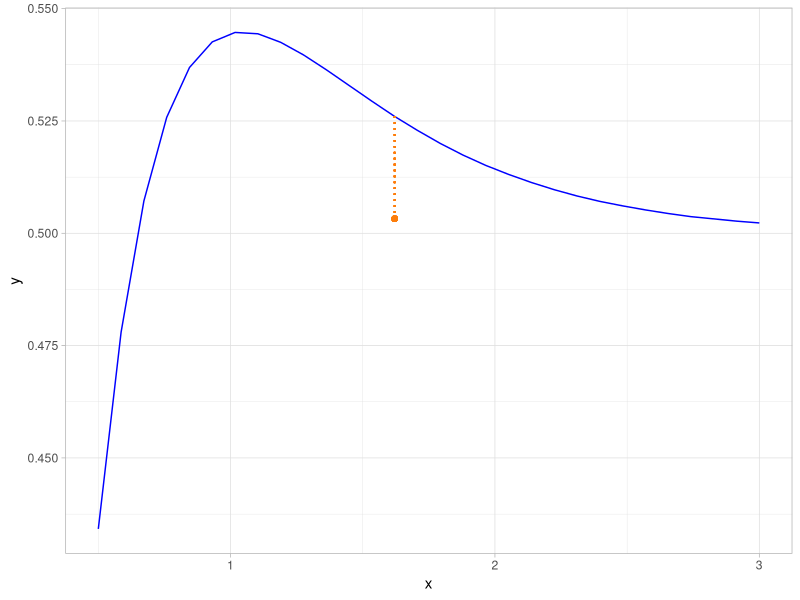
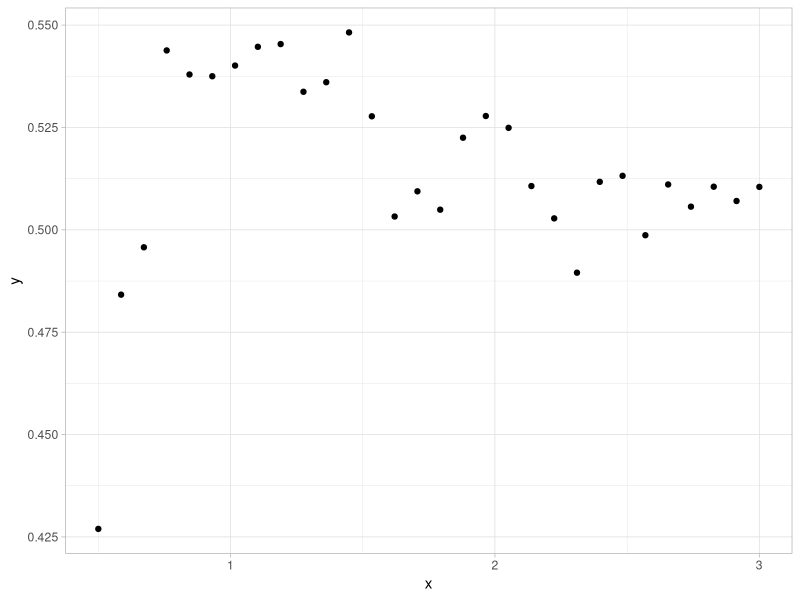
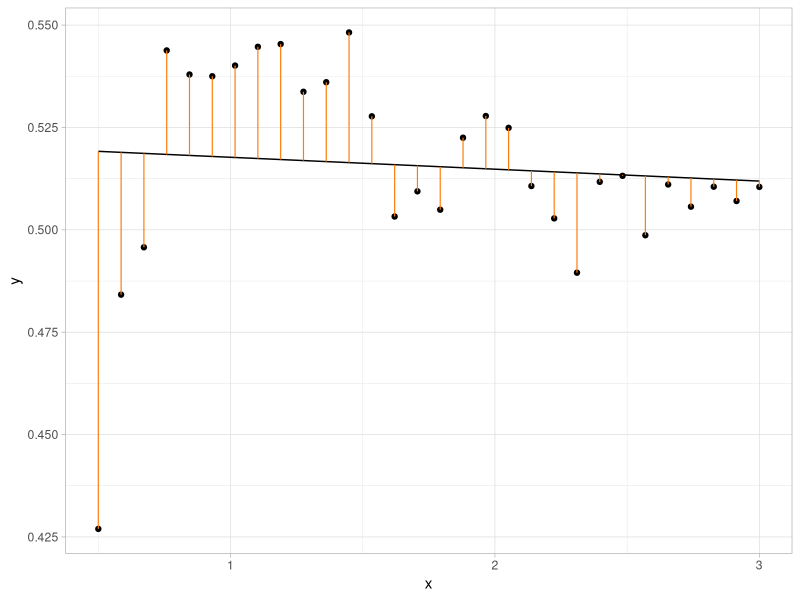
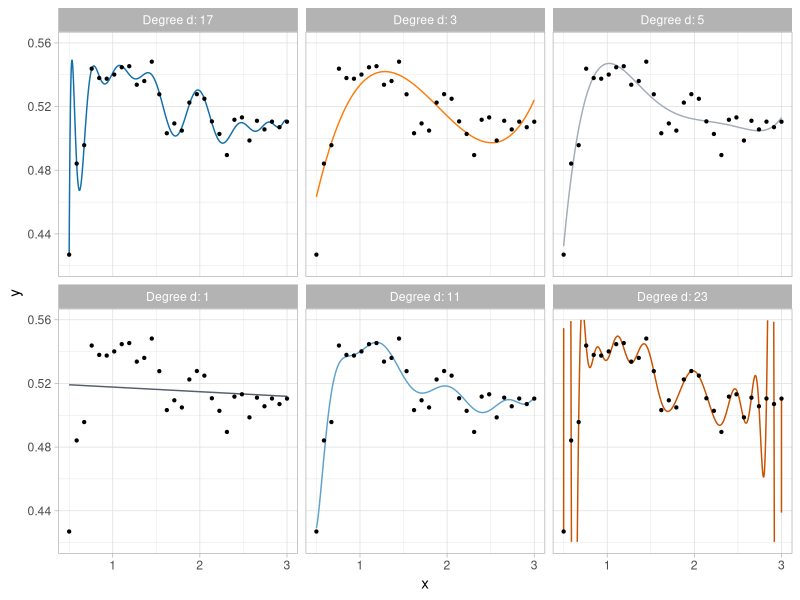
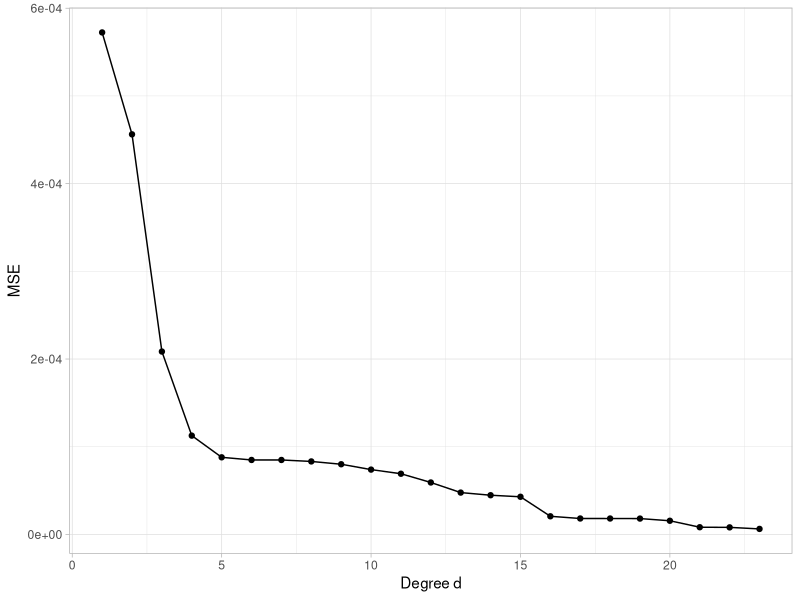
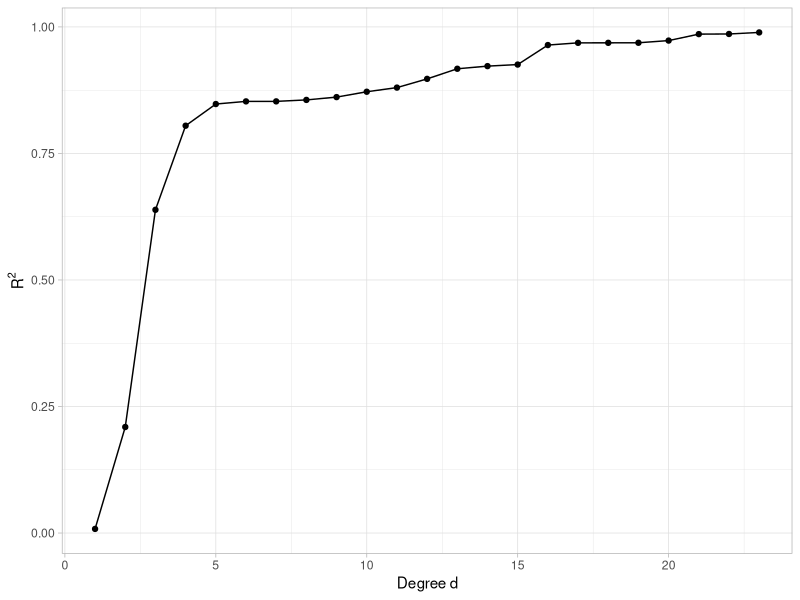
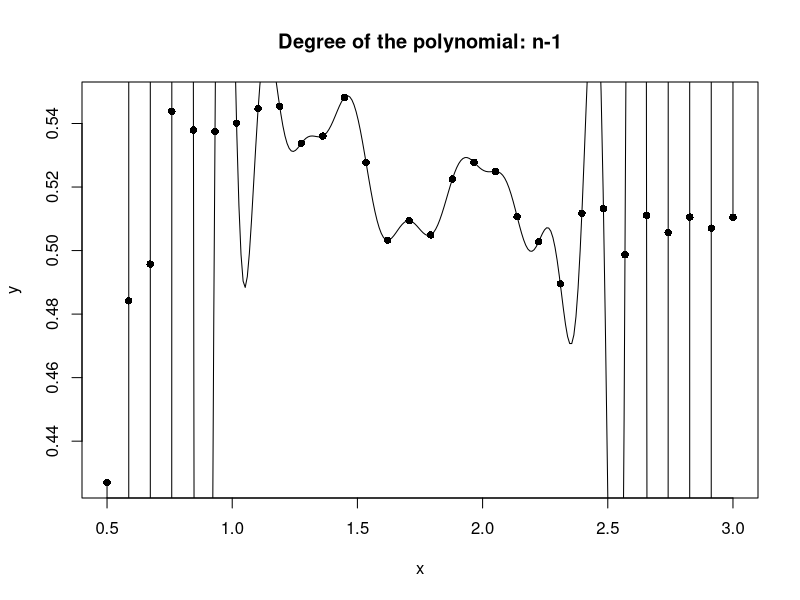
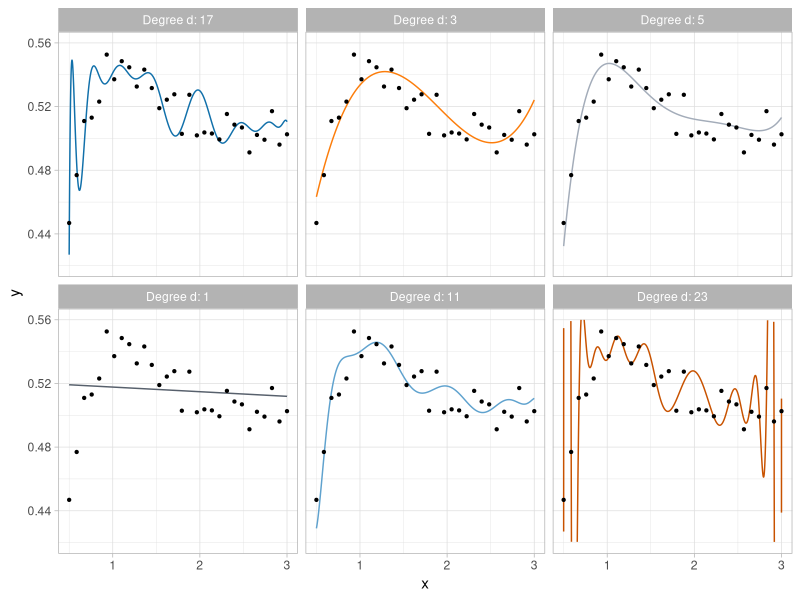

Write the R code that produced these figures, in order.
## ---- chunk 1
#| warning: false
#| echo: false
#| include: false
#| message: false
#| purl: false
## ---- chunk 2
#| fig-width: 5
#| fig-height: 4.5
#| fig-align: center
#| warning: false

rm(list = ls())
library(tidyverse)
library(ggplot2)
library(ggthemes)

# The dataset can be downloaded here: https://aldosolari.github.io/ISL/data/yesterday.txt
dataset <- read.table("../data/yesterday.txt", header = TRUE)

ftrue <- c(
  0.4342, 0.4780, 0.5072, 0.5258, 0.5369,
  0.5426, 0.5447, 0.5444, 0.5425, 0.5397,
  0.5364, 0.5329, 0.5294, 0.5260, 0.5229,
  0.5200, 0.5174, 0.5151, 0.5131, 0.5113,
  0.5097, 0.5083, 0.5071, 0.5061, 0.5052,
  0.5044, 0.5037, 0.5032, 0.5027, 0.5023
)

ggplot(data = dataset, aes(x = x, y = ftrue)) +
  geom_line(color="blue") +
  geom_point(aes(x=1.6206897,y=0.5032543),colour="#fc7d0b") +
  geom_segment(aes(x = 1.6206897, xend = 1.6206897, y=0.5032543, yend = 0.5260), col = "#fc7d0b", linetype = "dotted") +
  theme_light() +
  scale_color_tableau(palette = "Color Blind") +
  xlab("x") +
  ylab("y")

## ---- chunk 3
#| fig-width: 5
#| fig-height: 4.5
#| fig-align: center
#| warning: false

ggplot(data = dataset, aes(x = x, y = y.yesterday)) +
  geom_point() +
  theme_light() +
  scale_color_tableau(palette = "Color Blind") +
  xlab("x") +
  ylab("y")
## ---- chunk 4
#| fig-width: 5
#| fig-height: 4.5
#| fig-align: center
#| warning: false

fit <- lm(y.yesterday ~ x, data = dataset)
# Fitted values
x_seq <- sort(dataset$x)
y_hat <- predict(fit, newdata = data.frame(x = x_seq))
data_pred <- data.frame(x = x_seq, y_hat = y_hat)

ggplot(data = dataset, aes(x = x, y = y.yesterday)) +
  geom_line(data = data_pred, aes(x = x_seq, y = y_hat)) +
  geom_point() +
  theme_light() +
  scale_color_tableau(palette = "Color Blind") +
  xlab("x") +
  ylab("y") + 
geom_segment(
  aes(xend = x, y = y_hat, yend = y.yesterday),
  color = "#fc7d0b",
  linewidth = 0.4
)
## ---- chunk 5
#| fig-width: 7.8
#| fig-height: 4.55
#| fig-align: center

# Degrees of the polynomials
degree_list <- c(1, 3, 5, 11, 17, 23)

# I am using 30.000 obs to improve the quality of the graph
x_seq <- seq(from = min(dataset$x), to = max(dataset$x), length = 30000) 

# Actual fitting procedure
data_pred <- NULL
for (degree in degree_list) {
  # Fitting a polynomial of degree p - 1
  fit <- lm(y.yesterday ~ poly(x, degree = degree, raw = FALSE), data = dataset)
  # Fitted values
  y_hat <- predict(fit, newdata = data.frame(x = x_seq))
  data_pred <- rbind(data_pred, data.frame(x = x_seq, y_hat = y_hat, degree = paste("Degree d:", degree)))
}

# Graphical adjustment to get the plots in the right order
data_pred$degree <- factor(data_pred$degree)
data_pred$degree <- factor(data_pred$degree, levels = levels(data_pred$degree)[c(3, 5, 6, 1, 2, 4)])

# Final plot
ggplot(data = data_pred) +
  geom_line(aes(x = x, y = y_hat, col = degree)) +
  geom_point(data = dataset, aes(x = x, y = y.yesterday), size = 0.8) +
  theme_light() +
  theme(legend.position = "none") +
  facet_wrap(. ~ degree, ncol = 3) +
  scale_color_tableau(palette = "Color Blind") +
  xlab("x") +
  ylab("y") +
  ylim(c(0.42, 0.56)) # Manual identification of an "interesting" region
## ---- chunk 6
# Main chunk of code; fitting several models and storing some relevant quantities
degree_list <- 1:23

# Tomorrow's mean-squared error
MSE_tot <- mean((dataset$y.tomorrow - mean(dataset$y.tomorrow))^2)

# Initialization
data_goodness <- data.frame(degree = degree_list, MSE = NA, R_squared = NA, MSE_test = NA, R_squared_test = NA)

# Code execution
for (degree in degree_list) {
  # Fitting a polynomial of degree p -1
  fit <- lm(y.yesterday ~ poly(x, degree = degree, raw = FALSE), data = dataset)
  y_hat <- fitted(fit)
  
  # Training goodness of fit
  data_goodness$MSE[degree] <- mean((dataset$y.yesterday - y_hat)^2)
  data_goodness$R_squared[degree] <- summary(fit)$r.squared
  
  # Test goodness of fit
  data_goodness$MSE_test[degree] <- mean((dataset$y.tomorrow - y_hat)^2)
  data_goodness$R_squared_test[degree] <- 1 - data_goodness$MSE_test[degree] / MSE_tot
}
## ---- chunk 7
#| fig-width: 5
#| fig-height: 4.5
ggplot(data = data_goodness, aes(x = degree, y = MSE)) +
  geom_line() +
  geom_point() +
  theme_light() +
  xlab("Degree d") +
  ylab("MSE")
## ---- chunk 8
#| fig-width: 5
#| fig-height: 4.5
ggplot(data = data_goodness, aes(x = degree, y = R_squared)) +
  geom_line() +
  geom_point() +
  theme_light() +
  xlab("Degree d") +
  ylab(expression(R^2))
## ---- chunk 9
#| fig-width: 9
#| fig-height: 6
#| fig-align: center
lagrange <- function(x0, y0) {
  f <- function(x) {
    sum(y0 * sapply(seq_along(x0), function(j) {prod(x - x0[-j]) / prod(x0[j] - x0[-j])}))
  }
  Vectorize(f, "x")
}
f <- lagrange(dataset$x, dataset$y.yesterday)

plot(dataset$x, dataset$y.yesterday, pch = 16, xlab = "x", ylab = "y", main = "Degree of the polynomial: n-1")
curve(f(x), n = 300, add = TRUE)
## ---- chunk 10
#| fig-width: 8
#| fig-height: 4.5
#| fig-align: center
ggplot(data = data_pred) +
  geom_line(aes(x = x, y = y_hat, col = degree)) +
  geom_point(data = dataset, aes(x = x, y = y.tomorrow), size = 0.8) +
  theme_light() +
  theme(legend.position = "none") +
  facet_wrap(. ~ degree, ncol = 3) +
  scale_color_tableau(palette = "Color Blind") +
  xlab("x") +
  ylab("y") +
  ylim(c(0.42, 0.56))
## ---- chunk 11
#| fig-width: 5
#| fig-height: 4.5
ggplot(data = data_goodness, aes(x = degree, y = MSE_test)) +
  geom_line() +
  geom_point() +
  theme_light() +
  xlab("Degree d") +
  ylab("MSE")
## ---- chunk 12
#| fig-width: 5
#| fig-height: 4.5
ggplot(data = data_goodness, aes(x = degree, y = R_squared_test)) +
  geom_line() +
  geom_point() +
  theme_light() +
  xlab("Degree d") +
  ylab(expression(R^2))
## ---- chunk 13
# I am storing this information for simplicity
x <- dataset$x
n <- nrow(dataset)

# The standard deviation of the data generative process is sigma2true = 0.01, declared in the book and the slides
sigmatrue <- 0.01

# The true values have been downloaded from the A&S textbook; see here: http://azzalini.stat.unipd.it/Book-DM/f_true.R
ftrue <- c(
  0.4342, 0.4780, 0.5072, 0.5258, 0.5369,
  0.5426, 0.5447, 0.5444, 0.5425, 0.5397,
  0.5364, 0.5329, 0.5294, 0.5260, 0.5229,
  0.5200, 0.5174, 0.5151, 0.5131, 0.5113,
  0.5097, 0.5083, 0.5071, 0.5061, 0.5052,
  0.5044, 0.5037, 0.5032, 0.5027, 0.5023
)
## ---- chunk 14
# Number of degrees of the polynomial
degree_list <- 1:23
# Number of parameters in the model
p_list <- degree_list + 1

# Squared bias
Bias2s <- sapply(p_list, function(p) {
  mean((ftrue - fitted(lm(ftrue ~ poly(x, degree = p - 1))))^2)
})

# Variance
Vars <- p_list * (sigmatrue^2) / n 

# Reducible errors
MSEs <- Bias2s + Vars

# Organize the data to 
data_bv <- data.frame(p = p_list, Bias = Bias2s, Variance = Vars, MSE = MSEs)
data_bv <- reshape2::melt(data_bv, id = "p")
levels(data_bv$variable) <- c("Squared Bias", "Variance", "Reducible error")
colnames(data_bv) <- c("p", "Error term", "value")
## ---- chunk 15
#| fig-width: 8
#| fig-height: 4.5
#| #| fig-align: center
ggplot(data = data_bv, aes(x = p, y = value, col = `Error term`)) +
  geom_line() +
  geom_point() +
  geom_vline(xintercept = 6, linetype = "dotted") +
  theme_light() +
  scale_color_tableau(palette = "Color Blind") +
  xlab("Model complexity (p)") +
  ylab("Error")
## ---- chunk 16
#| fig-width: 8
#| fig-height: 4.5
#| fig-align: center

data_bv <- data.frame(p = p_list, #MSE = sigmatrue^2 + Bias2s + Vars, 
                      MSE_train = data_goodness$MSE, MSE_test = data_goodness$MSE_test)
data_bv <- reshape2::melt(data_bv, id = "p")
levels(data_bv$variable) <- c("MSE train (yesterday's data)", "MSE test (tomorrow's data)")
colnames(data_bv) <- c("p", "Error term", "value")

ggplot(data = data_bv, aes(x = p, y = value, col = `Error term`)) +
  geom_line() +
  geom_point() +
  geom_vline(xintercept = 5, linetype = "dotted") +
  theme_light() +
  theme(legend.position = "top") +
  scale_color_tableau(palette = "Color Blind") +
  xlab("Model complexity (p)") +
  ylab("Error")
